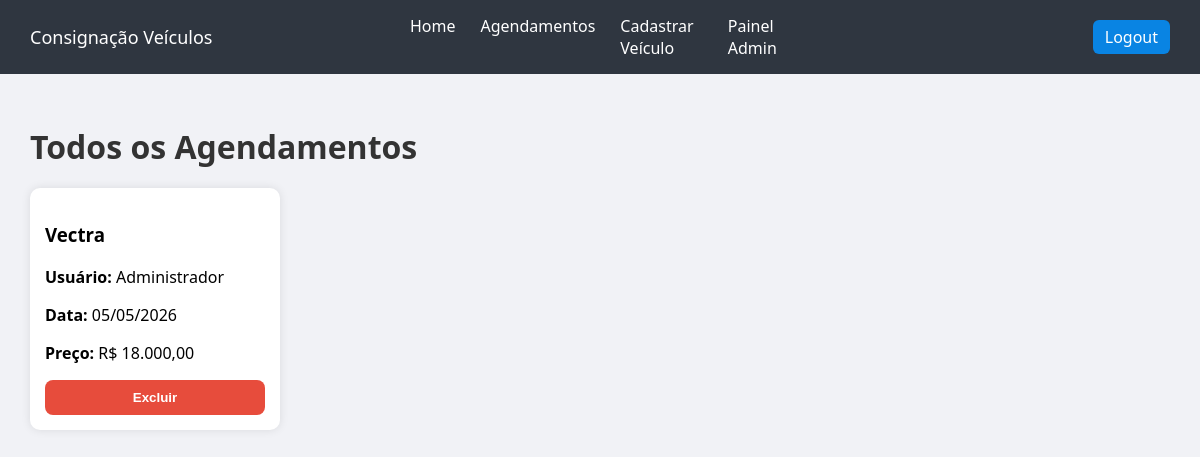
/agendamentos (signed in), run on an earlier commit of the app's database.
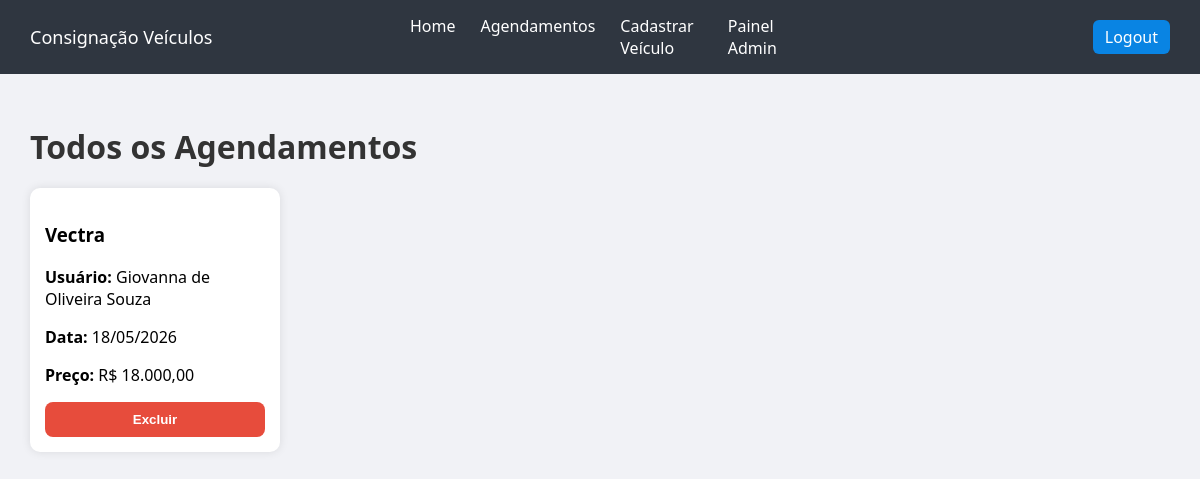
And on a later commit of the database.
### models.py (models this page shows)
class Agendamento(db.Model):
    id = db.Column(db.Integer, primary_key=True)
    data = db.Column(db.String(50))
    usuario_id = db.Column(db.Integer, db.ForeignKey('usuario.id'))
    veiculo_id = db.Column(db.Integer, db.ForeignKey('veiculo.id'))
    usuario = db.relationship('Usuario')
    veiculo = db.relationship('Veiculo')

class Veiculo(db.Model):
    id = db.Column(db.Integer, primary_key=True)
    nome = db.Column(db.String(100))
    descricao = db.Column(db.Text)
    preco = db.Column(db.Float)
    imagem = db.Column(db.String(200))
    agendamentos = db.relationship('Agendamento', backref='veiculo_ref', cascade='all, delete-orphan')
    fotos = db.relationship('Foto', backref='veiculo_ref', cascade='all, delete-orphan')

class Usuario(db.Model):
    id = db.Column(db.Integer, primary_key=True)
    nome = db.Column(db.String(100))
    email = db.Column(db.String(100), unique=True)
    senha = db.Column(db.String(200))
    telefone = db.Column(db.String(20))
    is_admin = db.Column(db.Boolean, default=False)

### app.py (the view)
@app.route('/agendamentos')
def agendamentos():
    if not session.get('usuario_id'):
        return redirect('/login')
    if session.get('is_admin'):
        agendamentos = Agendamento.query.all()
    else:
        agendamentos = Agendamento.query.filter_by(usuario_id=session['usuario_id']).all()
    return render_template('agendamentos.html', agendamentos=agendamentos)

### app.py (called while the page is built)
@app.template_filter('moeda')
def moeda(valor):
    return f"R$ {valor:,.2f}".replace(",","X").replace(".",",").replace("X",".")

@app.template_filter('formatar_data')
def formatar_data(data):
    data_obj = datetime.strptime(data, '%Y-%m-%d')
    return data_obj.strftime('%d/%m/%Y')

### templates/agendamentos.html (shortened to what this page needs)
{% extends 'base.html' %}
{% block content %}
    <!DOCTYPE html>
    <html lang="en">
    <head>
    </head>
    <body>
        <h1 style="margin-bottom: 20px;">
            {% if session.get('is_admin') %}Todos os Agendamentos{% else %}Meus Agendamentos{% endif %}
        </h1>
        <div class="cards">
            {% for a in agendamentos %}
                <div class="card">
                    <div class="card-body">
                        <h3>{{ a.veiculo.nome }}</h3>
                        {% if session.get('is_admin') %}
                            <p><strong>Usuário:</strong> {{ a.usuario.nome }}</p>
                        {% endif %}
                        <p><strong>Data:</strong> {{ a.data | formatar_data }}</p>
                        <p><strong>Preço:</strong> {{a.veiculo.preco | moeda }}</p>
                        <div class="card-actions">
                        {% if not session.get('is_admin') %}
                            <a href="/agendamentos/editar/{{ a.id }}" class="btn-secondary">Alterar data</a>
                            <form action="/agendamentos/excluir/{{ a.id }}" method="POST">
                                <input type="hidden" name="csrf_token" value="{{ csrf_token() }}">
                                <button onclick="return confirm('Deseja excluir este agendamento?')" class="btn-danger">Excluir</button>
                            </form>
                        {% else %}
                            <form action="/admin/agendamentos/excluir/{{ a.id }}" method="POST">
                                <button onclick="return confirm('Deseja excluir este agendamento?')" class="btn-danger">Excluir</button>
                            </form>
                        {% endif %}
                        </div>
                    </div>
                </div>
            {% endfor %}
        </div>
    </body>
    </html>
{% endblock %}

### templates/base.html (shortened to what this page needs)
<!DOCTYPE html>
<html lang="en">
<head>
    <link rel="stylesheet" href="{{ url_for('static', filename='css/style.css') }}">
</head>
<body>
    <nav class="navbar">
        <div class="nav-left">
            Consignação Veículos
        </div>
        <div class="nav-center">
            <a href="/">Home</a>
            {% if session.get('usuario_id') %}
                <a href="/agendamentos">Agendamentos</a>
            {% endif %}
            {% if session.get('is_admin') %}
                <a href="/cadastrar">Cadastrar Veículo</a>
                <a href="/admin">Painel Admin</a>
            {% endif %}
        </div>
        <div class="nav-right">
            {% if session.get('usuario_id') %}
                <a href="/logout" class="btn-nav">Logout</a>
            {% else %}
                <a href="/login" class="btn-nav">Login</a>
            {% endif %}
        </div>
    </nav>
     <div class="container">
        {% block content %}{% endblock %}
    </div>
</body>
</html>

### static/css/style.css (style rules this page uses)
body { font-family: 'Segoe UI', Arial, sans-serif; background-color: #f1f2f6; margin: 0; }
h1 { color: #333; }
.navbar { background: #2f3640; color: white; padding: 15px 30px; display: flex; justify-content: space-between; align-items: center; }
.nav-left { flex: 1; font-weight: 500; font-size: large; }
.nav-center { flex: 1; display: flex; justify-content: center; gap: 25px; }
.nav-right { flex: 1; display: flex; justify-content: flex-end; font-weight: 500; }
.nav-center a { text-decoration: none; color: white; font-weight: 500; }
.btn-nav { background: #0984e3; color: white; padding: 6px 12px; border-radius: 6px; text-decoration: none; }
.container { padding: 30px; }
.cards { display: flex; flex-wrap: wrap; gap: 20px; }
.card { background: white; width: 250px; border-radius: 10px; overflow: hidden; box-shadow: 0 0 10px rgba(0,0,0,0.1); transition: 0.3s; }
.card-body { padding: 15px; }
.btn-danger { width: 100%; padding: 10px; background: #e74c3c; color: white; border: none; border-radius: 8px; cursor: pointer; font-weight: bold; transition: 0.2s; }
.card-actions { display: flex; flex-direction: column; gap: 8px; margin-top: 12px; }

What changed in the data, as far as the page shows it:
changed Agendamento "Vectra": usuario.nome "Administrador" → "Giovanna de Oliveira Souza"; data "05/05/2026" → "18/05/2026"
